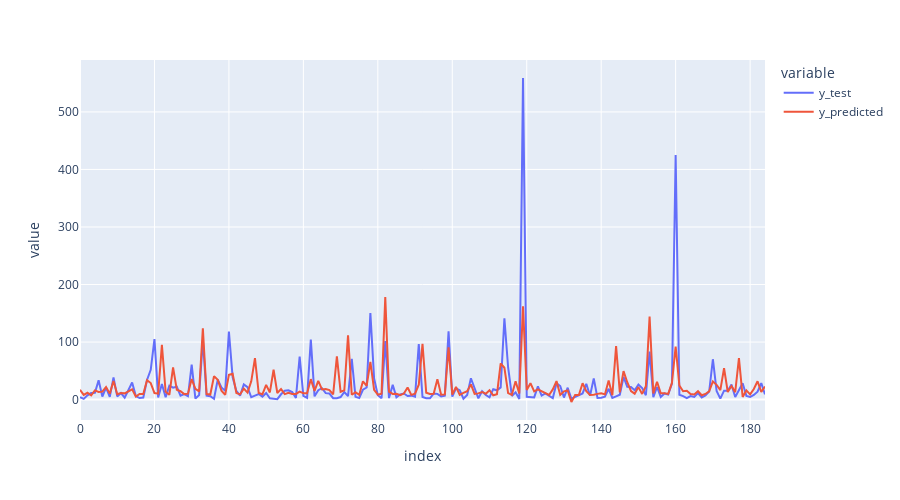

The cell this chart's notebook holds for it:
### Code cell
#Créant une data frame contenant y_test et y_predicted
y_test_predicted_df = pd.DataFrame ( { 'y_test' : y_test, 'y_predicted' : y_test_predicted } )
y_test_predicted_df.reset_index(inplace=True, drop = True )
y_test_predicted_df

#Visualisation de y_test et y_predicted
px.line ( y_test_predicted_df, x = y_test_predicted_df.index, y = ['y_test', 'y_predicted'], width  = 900, height = 500 )

### Figure 1 — Plotly figure (JSON) as saved in the notebook; plotly's stock layout.template omitted (floating-point values rounded to 4 significant figures; data arrays with more than 128 entries replaced by an {"elided": "..."} marker saying what was removed)
{"data": [{"hovertemplate": "variable=y_test<br>index=%{x}<br>value=%{y}<extra></extra>", "legendgroup": "y_test", "line": {"color": "#636efa", "dash": "solid"}, "marker": {"symbol": "circle"}, "mode": "lines", "name": "y_test", "orientation": "v", "showlegend": true, "type": "scatter", "x": {"elided": "185 int values"}, "xaxis": "x", "y": {"elided": "185 float values"}, "yaxis": "y"}, {"hovertemplate": "variable=y_predicted<br>index=%{x}<br>value=%{y}<extra></extra>", "legendgroup": "y_predicted", "line": {"color": "#EF553B", "dash": "solid"}, "marker": {"symbol": "circle"}, "mode": "lines", "name": "y_predicted", "orientation": "v", "showlegend": true, "type": "scatter", "x": {"elided": "185 int values"}, "xaxis": "x", "y": {"elided": "185 float values"}, "yaxis": "y"}], "layout": {"height": 500, "legend": {"title": {"text": "variable"}, "tracegroupgap": 0}, "margin": {"t": 60}, "width": 900, "xaxis": {"anchor": "y", "domain": [0, 1], "title": {"text": "index"}}, "yaxis": {"anchor": "x", "domain": [0, 1], "title": {"text": "value"}}}}
